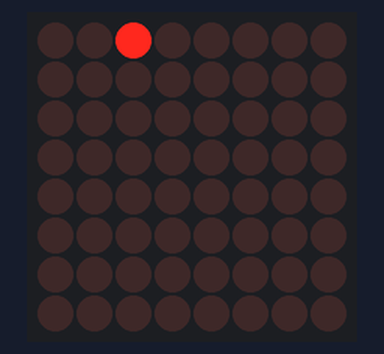
A sketch run on a simulated Arduino Uno, built with avr-gcc and run on an emulated ATmega328P. Shown: 8×8 LED matrix. Wiring (inferred from the names in the program): HT16K33 LED driver at I2C address 0x70.

Above: at 1.06 s.
At 1.73 s:
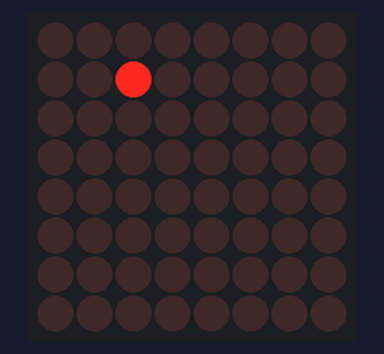

Measured:
- by itself, everything shown: repeats every 0.50 s, in 9 steps

The sketch:

HT16KSimple.ino
```cpp
//ref
//https://www.digikey.com/htmldatasheets/production/2070902/0/0/1/ht16k33.html#pfd
//https://www.mgo-tec.com/blog-entry-ada-ledmatrix01.html

#include <Wire.h>
#define addr (0x70)

#define com 16
#define A 8
int a[com][A];//com x A
int incomingByte;

void setup() {
  // put your setup code here, to run once:
  Serial.begin(9600);
  Wire.begin();
  LED_Driver_Setup(addr, 1); //on 1, off 0
  LED_Driver_Blink(addr, 1, 0); //blink_Hz=0 点滅off, 1は2Hz, 2は1Hz, 3は0.5Hz, on_off=0は消灯、1は点灯
  LED_Driver_Brightness( addr, 15 ); // brightness= 0～15 ? 仕様書に書いてない
  delay(1000);
  //a[0][0] = 0;
}

void init_led_array(){
  for (int i = 0; i < com; i++){
    for(int j = 0; j < A; j++){
      a[i][j] = 0;
    }
  }
}

void set_all_one(){
  for (int i = 0; i < com; i++){
    for(int j = 0; j < A; j++){
      a[i][j] = 1;
    }
  }
}


void loop() {

  for (int   i = 0; i < 3; i++){
    for (int j = 0; j < 3; j++){
       a[i][j] = 1;
       update_LED();
       delay(50);
       init_led_array();
    }
  }

}

void update_LED(){
  for (int i = 0; i < com; i++)
  {
    Wire.beginTransmission(addr);
    Wire.write(i*2); //2個制御のため、１個制御の時はアドレスを飛ばす必要がある。

    int bit8 = 0b00000000;
    for (int j = 0; j < A; j++)
    {
      bit8 = a[i][j]<<j | bit8;
    }
    //Serial.println(bit8);
    Wire.write(bit8);
    Wire.endTransmission();
  }

}

void LED_Driver_DisplayInt(byte LD_addrs)
{
  Wire.beginTransmission(LD_addrs);
  Wire.write(0x00);
  for(int i=0;i<16;i++){
        Wire.write(B00000000);                   //1つ目の8x8LED初期化
  }
  Wire.endTransmission();
}

void LED_Driver_Brightness(byte LD_addrs, byte brightness)
{
  // brightness= 0～15
  Wire.beginTransmission(LD_addrs);
  Wire.write(0xE0 | brightness);
  Wire.endTransmission();
}

void LED_Driver_Setup(byte LD_addrs, byte on_off)
{
  Wire.beginTransmission(LD_addrs);
  Wire.write(0x20 | on_off);
  Wire.endTransmission();
}

void LED_Driver_Blink(byte LD_addrs, byte on_off, byte blink_Hz)
{
  //blink_Hz=0 点滅off, 1は2Hz, 2は1Hz, 3は0.5Hz, on_off=0は消灯、1は点灯　
  Wire.beginTransmission(LD_addrs);
  Wire.write(0x80 | (blink_Hz<<1) | on_off);
  Wire.endTransmission();
}
```
